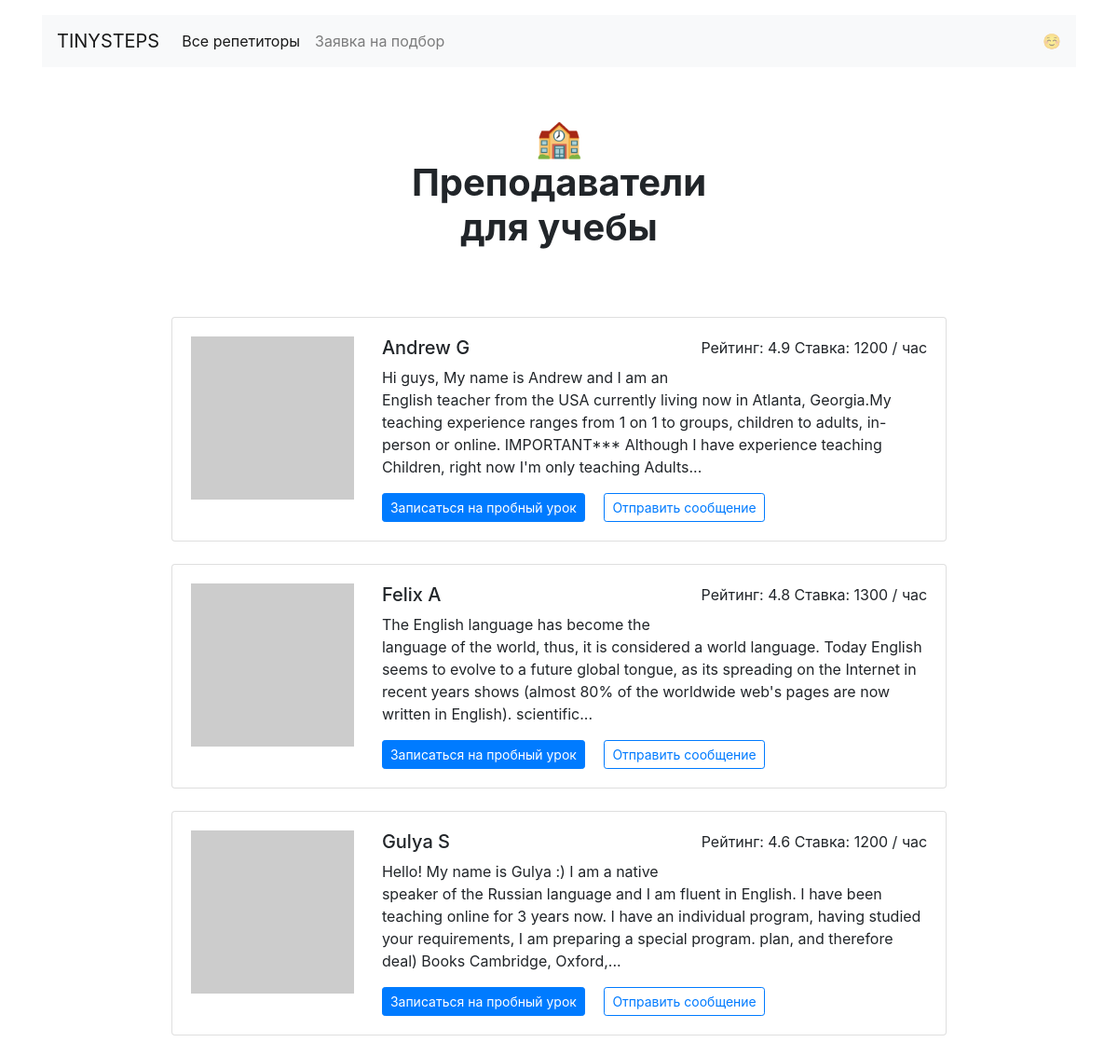
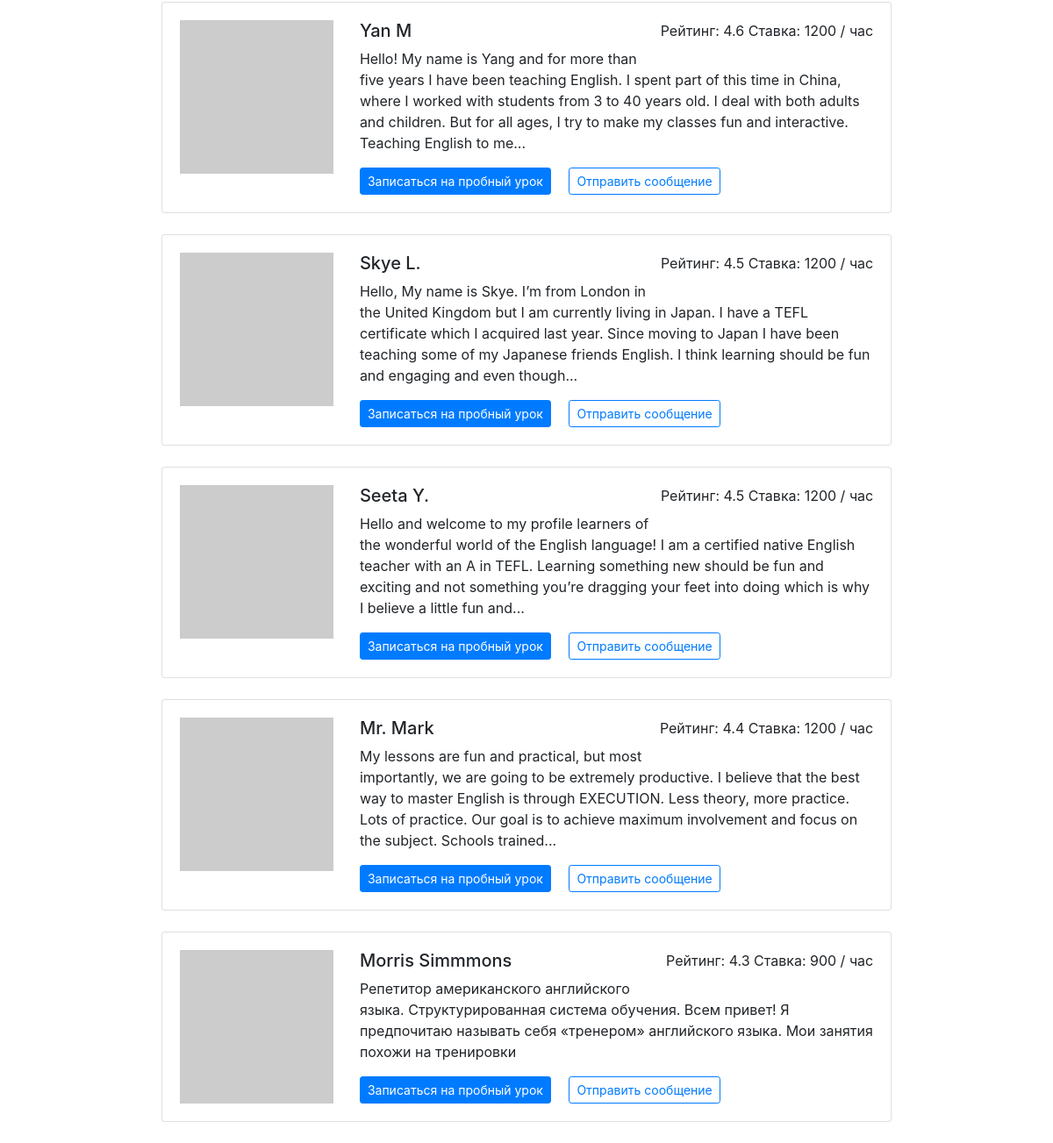
Page /goals/study/ on the committed database (2 pictures, top to bottom).
### models.py (models this page shows)
class Goal(db.Model):
    __tablename__ = 'Goal'
    id = db.Column(db.Integer, primary_key=True, unique=True, autoincrement=True)
    name = db.Column(db.String, nullable=False)
    icon = db.Column(db.String, nullable=False)
    ru_name = db.Column(db.String, nullable=False)
    requests = db.relationship('Request', back_populates='goal')
    tutors = db.relationship('Tutor', secondary=Tutor_Goal, back_populates='goals')

class Tutor(db.Model):
    __tablename__ = 'Tutor'
    id = db.Column(db.Integer, primary_key=True, unique=True, autoincrement=True)
    name = db.Column(db.String, unique=True, nullable=False)
    about = db.Column(db.Text, default='text about tutor')
    rating = db.Column(db.Float, default=5.0)
    picture = db.Column(db.String, default='https://i.pravatar.cc/300?img=27')
    price = db.Column(db.Integer, default=1000)
    goals = db.relationship('Goal', secondary=Tutor_Goal, back_populates='tutors')
    schedules = db.relationship('Schedule', back_populates='tutor')
    messages = db.relationship('Message', back_populates='tutor')

### app.py (the view)
@app.route('/goals/<goal>/')
def goal_page(goal):
    query_tutor_goal = db.session.query(Tutor, Tutor_Goal, Goal).join(Tutor).join(Goal).filter(
        Goal.name == goal).order_by(Tutor.rating.desc()).all()
    tutors_goal = {}
    for tutor_row in query_tutor_goal:
        tutors_goal[tutor_row[0].id] = {'name': tutor_row[0].name, 'about': tutor_row[0].about,
                                        'picture': tutor_row[0].picture,
                                        'rating': tutor_row[0].rating, 'price': tutor_row[0].price}
    return render_template('goal.html', tutors_goal=tutors_goal, goal=goal)

### app.py (called while the page is built)
@app.context_processor
def pass_goals():
    week_days = {"mon": "понедельник", "tue": "вторник", "wed": "среда", "thu": "четверг", "fri": "пятница",
                 "sat": "суббота", "sun": "четверг"}
    goals = {goal.name: [goal.ru_name, goal.icon] for goal in db.session.query(Goal).all()}
    return dict(goals=goals, week_days=week_days)

### templates/goal.html (shortened to what this page needs)
<!DOCTYPE html>
<html lang="en">
<head>
    <link rel="stylesheet" href="https://stackpath.bootstrapcdn.com/bootstrap/4.3.1/css/bootstrap.min.css">
</head>
<body>
<div class="container mt-3">
  <nav class="navbar navbar-expand-lg navbar-light bg-light">
    <a class="navbar-brand" href="/">TINYSTEPS</a>
    <div class="collapse navbar-collapse" id="navbarNav">
      <ul class="navbar-nav">
        <li class="nav-item active">
          <a class="nav-link" href="/">Все репетиторы</a>
        </li>
        <li class="nav-item">
          <a class="nav-link" href="/pick">Заявка на подбор</a>
        </li>
      </ul>
    </div>
    <span class="navbar-text">
        ☺️
    </span>
  </nav>
    <h2 class="h1 text-center w-50 mx-auto mt-1 py-5 mb-4"><strong>{{ goals[goal][1] }}<br/>Преподаватели <br/> {{ goals[goal][0] }}</strong></h2>
    <div class="w-75 m-auto">
        {% for tutor_id, tutor_val in tutors_goal.items() %}
        <div class="card mb-4">
            <div class="card-body">
                <div class="row">
                    <div class="col-3"><img src="{{ tutor_val.picture }}" class="img-fluid"></div>
                    <div class="col-9">
                        <p class="float-right">Рейтинг: {{ tutor_val.rating }} Ставка: {{ tutor_val.price }} / час</p>
                        <h5>{{ tutor_val.name }}</h5>
                        <p>{{ tutor_val.about|truncate(300) }}</p>
                        <a href="/profiles/{{ tutor_id }}" class="btn btn-primary btn-sm mr-3">Записаться на пробный урок</a>
                        <a href="/message/{{ tutor_id }}" class="btn btn-outline-primary btn-sm">Отправить сообщение</a>
                    </div>
                </div>
            </div>
        </div>
        {% endfor %}
    </div>
</div>
</body>
</html>

### rows in the picture
Goal: ru_name "для учебы"
Tutor: rating "4.9", price "1200", name "Andrew G", about "Hi guys, My name is Andrew and I am an English teacher from the USA currently living now in Atlanta, Georgia.My teaching experience ranges from 1 on 1 to groups, children to adults, in-person or online. IMPORTANT*** Although I have experience teaching Children, right now I'm only teaching Adults..."
Tutor: rating "4.8", price "1300", name "Felix A", about "The English language has become the language of the world, thus, it is considered a world language. Today English seems to evolve to a future global tongue, as its spreading on the Internet in recent years shows (almost 80% of the worldwide web's pages are now written in English). scientific..."
Tutor: rating "4.6", price "1200", name "Gulya S", about "Hello! My name is Gulya :) I am a native speaker of the Russian language and I am fluent in English. I have been teaching online for 3 years now. I have an individual program, having studied your requirements, I am preparing a special program. plan, and therefore deal) Books Cambridge, Oxford,..."
Tutor: rating "4.6", price "1200", name "Yan M", about "Hello! My name is Yang and for more than five years I have been teaching English. I spent part of this time in China, where I worked with students from 3 to 40 years old. I deal with both adults and children. But for all ages, I try to make my classes fun and interactive. Teaching English to me..."
Tutor: rating "4.5", price "1200", name "Skye L.", about "Hello, My name is Skye. I’m from London in the United Kingdom but I am currently living in Japan. I have a TEFL certificate which I acquired last year. Since moving to Japan I have been teaching some of my Japanese friends English. I think learning should be fun and engaging and even though..."
Tutor: rating "4.5", price "1200", name "Seeta Y.", about "Hello and welcome to my profile learners of the wonderful world of the English language! I am a certified native English teacher with an A in TEFL. Learning something new should be fun and exciting and not something you’re dragging your feet into doing which is why I believe a little fun and..."
Tutor: rating "4.4", price "1200", name "Mr. Mark", about "My lessons are fun and practical, but most importantly, we are going to be extremely productive. I believe that the best way to master English is through EXECUTION. Less theory, more practice. Lots of practice. Our goal is to achieve maximum involvement and focus on the subject. Schools trained..."
Tutor: rating "4.3", price "900", name "Morris Simmmons", about "Репетитор американского английского языка. Структурированная система обучения. Всем привет! Я предпочитаю называть себя «тренером» английского языка. Мои занятия похожи на тренировки"

### other values in the picture
{{ goals[goal][1] }} "🏫"
